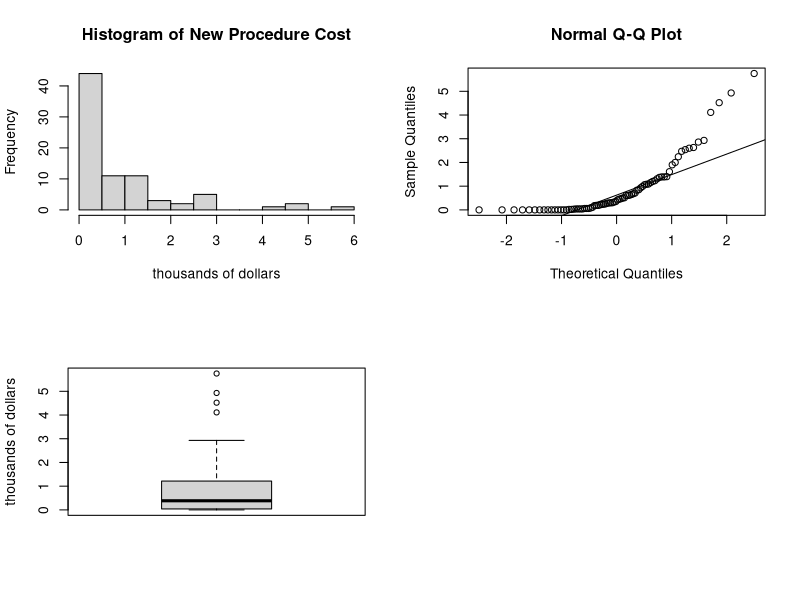
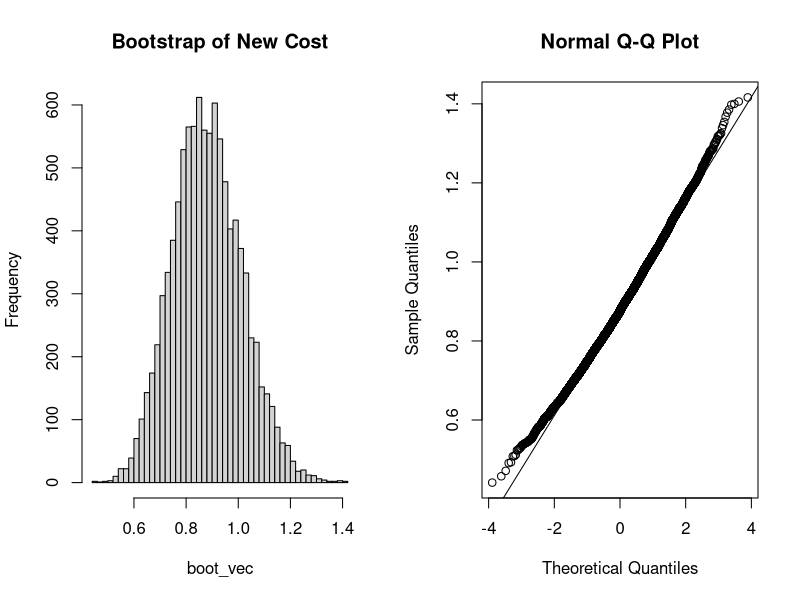

These figures' R source, in order:
setwd("C:/Users/froelijo/dev/methods1/hw6")
procedure <- read.csv("ProcedureCost.csv")
head(procedure)

# Part A
new <- procedure[procedure$Procedure == 2,]

par(mfrow = c(2,2))

hist(new$Cost, main = "Histogram of New Procedure Cost", breaks = 12, xlab = "thousands of dollars")
qqnorm(new$Cost)
qqline(new$Cost)
boxplot(new$Cost, ylab = "thousands of dollars")

# Part B

# Part C
mean <- mean(new$Cost)
min <- min(new$Cost)
first_quarter <- quantile(new$Cost, 0.25)
median <- median(new$Cost) 
third_quarter <- quantile(new$Cost, 0.75)
max <- max(new$Cost)
sd <- sd(new$Cost)
var <- var(new$Cost)

# Part D
n <- dim(new)[1]
B <- 10000

boot_vec <- vector("double", B)

set.seed(8675309)

for (i in 1:B) {
  val <- sample(new$Cost, n, replace = TRUE)
  boot_vec[i] <- mean(val)
}

par(mfrow = c(1, 2))
hist(boot_vec, main = "Bootstrap of New Cost", breaks = 50)
qqnorm(boot_vec)
qqline(boot_vec)

# Part E

# Part F
boot_mean <- mean(boot_vec)
boot_bias <- boot_mean - mean
boot_se <- sd(boot_vec)

# Part G
alpha = 0.05

normal_lower <- boot_mean - qnorm(1 - (alpha / 2)) * boot_se
normal_upper <- boot_mean + qnorm(1 - (alpha / 2)) * boot_se

coverage_lower <- sum(boot_mean < normal_lower) / B
coverage_upper <- sum(boot_mean > normal_upper) / B

boot_lower <- quantile(boot_mean, 0.025)
boot_upper <- quantile(boot_mean, 0.975)

accuracy <- boot_bias / boot_se
